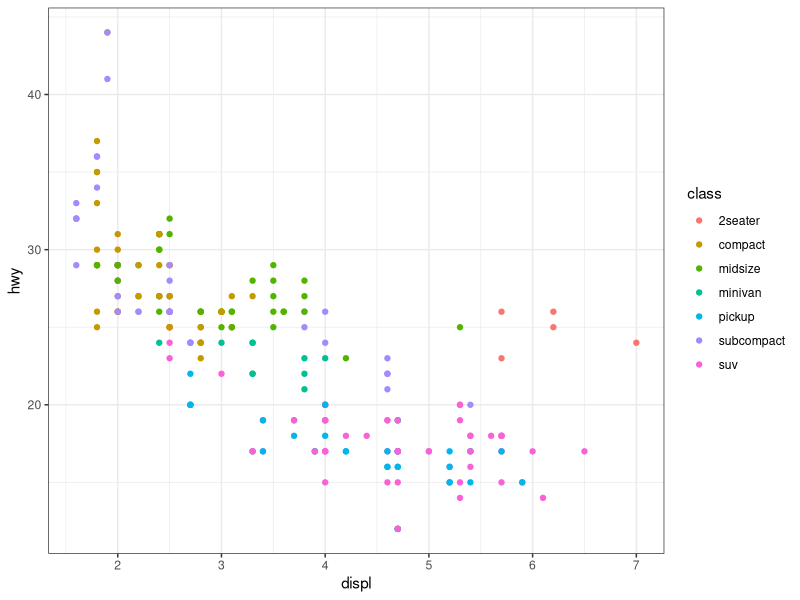

Write R code to recreate this figure.
## ---- chunk 1
knitr::opts_chunk$set(echo = FALSE)
## ---- chunk 2
library(ggplot2)
ggplot(mpg, aes(displ, hwy, colour = class)) + 
  geom_point()+
  theme_bw()
